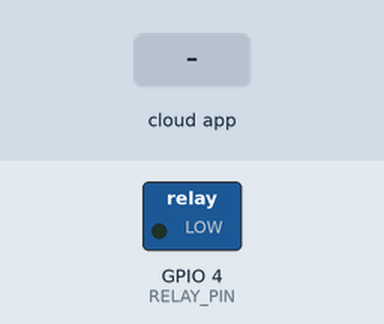
Recording of a sketch running on a simulated ESP32. Parts: switched loads named in the sketch (green lamp = pin HIGH). The inputs (shaded band) are chosen by the test bench. WiFi joins after 1.5 s; servers stay silent unless stated; no MQTT or app messages arrive unless stated; what the sketch prints to the serial monitor is not drawn.

Above: at 2.7 s.
2.8 s: the phone or cloud app sets bulb-control to ON
At 3.7 s:
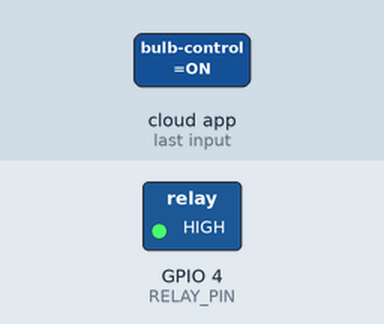
5.8 s: the phone or cloud app sets bulb-control to OFF
At 7.0 s:
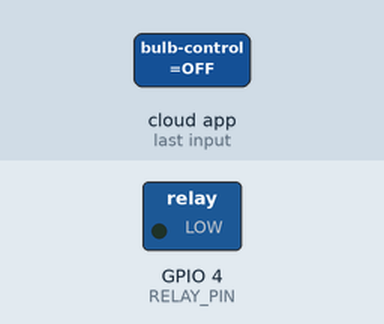
Timing chart, 0 to 8.8 s (numbered marks = the images above; inputs shaded):
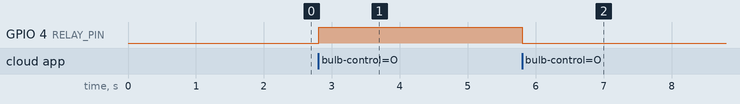

The sketch:

Task_02_Adafruit_MQTT_Relay.ino
```cpp
/*
 * Task 02: Adafruit IO Dashboard & MQTT Protocol Relay Control
 * Author: Sai Sanjay R
 * Course: ProtoSem - Week 07: IoT & Embedded Systems
 * Hardware: ESP32-WROOM-32 DevKit V1, 2-Channel 5V Optocoupler Relay
 * Description: Subscribes to Adafruit IO MQTT feed over port 1883.
 *              Actuates optocoupler relay driving 230V incandescent bulb.
 */

#include <WiFi.h>
#include "Adafruit_MQTT.h"
#include "Adafruit_MQTT_Client.h"

// Wi-Fi Configuration
#define WLAN_SSID       "YOUR_WIFI_SSID"
#define WLAN_PASS       "YOUR_WIFI_PASSWORD"

// Adafruit IO Broker Credentials
#define AIO_SERVER      "io.adafruit.com"
#define AIO_SERVERPORT  1883
#define AIO_USERNAME    "Sai__0077"
#define AIO_KEY         "YOUR_AIO_KEY"

// Hardware Pin Definitions
#define RELAY_PIN       4   // GPIO 4 connected to Relay IN1

WiFiClient client;
Adafruit_MQTT_Client mqtt(&client, AIO_SERVER, AIO_SERVERPORT, AIO_USERNAME, AIO_KEY);

// Setup MQTT Subscribed Feed
Adafruit_MQTT_Subscribe relayFeed = Adafruit_MQTT_Subscribe(&mqtt, AIO_USERNAME "/feeds/bulb-control");

// Setup MQTT Publishing Feed (for telemetry status confirmation)
Adafruit_MQTT_Publish statusFeed = Adafruit_MQTT_Publish(&mqtt, AIO_USERNAME "/feeds/bulb-status");

// Function to maintain broker connection
void MQTT_connect() {
  int8_t ret;
  if (mqtt.connected()) return;

  Serial.print("[MQTT] Connecting to broker... ");
  uint8_t retries = 3;
  while ((ret = mqtt.connect()) != 0) {
    Serial.println(mqtt.connectErrorString(ret));
    Serial.println("[MQTT] Retrying in 5 seconds...");
    mqtt.disconnect();
    delay(5000);
    retries--;
    if (retries == 0) {
      Serial.println("[MQTT] Connection retry timeout, waiting for next cycle");
      return;
    }
  }
  Serial.println("[MQTT] Connected to io.adafruit.com!");
}

void setup() {
  Serial.begin(115200);
  pinMode(RELAY_PIN, OUTPUT);
  // Ensure relay starts de-energized
  digitalWrite(RELAY_PIN, LOW);

  Serial.println("\n[BOOT] Connecting to Wi-Fi...");
  WiFi.begin(WLAN_SSID, WLAN_PASS);
  while (WiFi.status() != WL_CONNECTED) {
    delay(500);
    Serial.print(".");
  }
  Serial.println("\n[WIFI] Connected! IP: ");
  Serial.println(WiFi.localIP());

  // Subscribe to relay control topic
  mqtt.subscribe(&relayFeed);
  Serial.println("[MQTT] Subscribed to feed: " AIO_USERNAME "/feeds/bulb-control");
}

void loop() {
  MQTT_connect();

  Adafruit_MQTT_Subscribe *subscription;
  while ((subscription = mqtt.readSubscription(5000))) {
    if (subscription == &relayFeed) {
      char* msg = (char*)relayFeed.lastread;
      Serial.print("[MQTT RECEIVED] Command: ");
      Serial.println(msg);

      if (strcmp(msg, "ON") == 0 || strcmp(msg, "1") == 0) {
        digitalWrite(RELAY_PIN, HIGH);
        Serial.println("[RELAY] Energized -> Lamp ON");
        statusFeed.publish("ON");
      } else if (strcmp(msg, "OFF") == 0 || strcmp(msg, "0") == 0) {
        digitalWrite(RELAY_PIN, LOW);
        Serial.println("[RELAY] Released -> Lamp OFF");
        statusFeed.publish("OFF");
      }
    }
  }

  // Ping broker periodically to keep connection alive
  if (!mqtt.ping()) {
    mqtt.disconnect();
  }
}
```

Measured:
- after the input at 2.8 s, GPIO 4 (RELAY_PIN): LOW → HIGH at once
- after the input at 5.8 s, GPIO 4 (RELAY_PIN): HIGH → LOW at once
